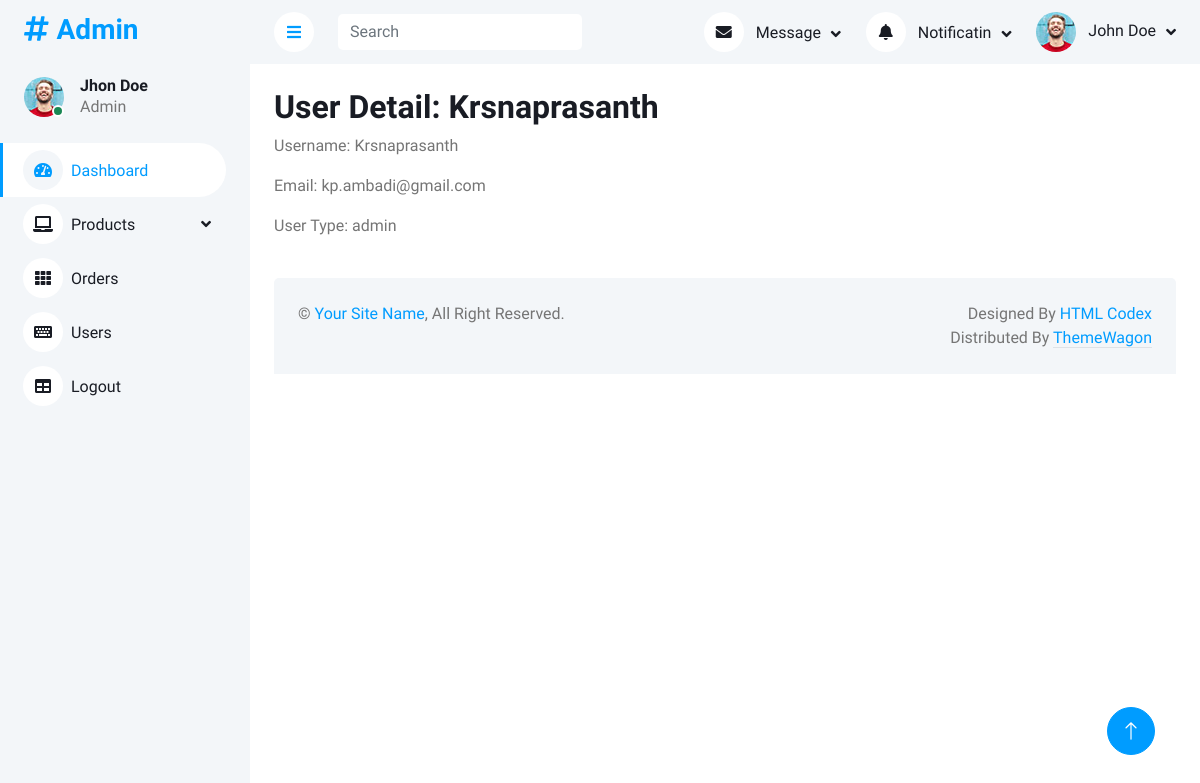
Page /admin_app/users/1/ (signed in) on the committed database.
### user_app/models.py (models this page shows, shortened)
class User(AbstractUser):
    USER_TYPE_CHOICES = (('buyer', _('Buyer')),('admin', _('Admin')),('farmer', _('Farmer')),)
    user_type = models.CharField(max_length=10, choices=USER_TYPE_CHOICES, default='buyer', verbose_name=_('User Type'))
    place = models.CharField(max_length=255, blank=True, null=True, verbose_name=_('Place'))
    phone_number = models.CharField(max_length=20, blank=True, null=True, verbose_name=_('Phone Number'))
    profile_pic = models.ImageField(upload_to='profile_pics/', blank=True, null=True, verbose_name=_('Profile Picture'))

### admin_app/views.py (the view)
    def _wrapped_view(request, *args, **kwargs):
        if request.user.user_type == "admin":
            return view_func(request, *args, **kwargs)
        else:
            messages.error(request, "You do not have permission to access this page.")
            return redirect('home')

### admin_app/views.py (called while the page is built)
def admin_required(view_func):
    def _wrapped_view(request, *args, **kwargs):
        if request.user.user_type == "admin":
            return view_func(request, *args, **kwargs)
        else:
            messages.error(request, "You do not have permission to access this page.")
            return redirect('home')
    return _wrapped_view

@admin_required
def user_detail(request, user_id):
    user = get_object_or_404(User, id=user_id)
    context = {'user': user}
    return render(request, 'admin/user_detail.html', context)

### admin_app/templates/admin/user_detail.html
{% extends 'base.html' %}
{% block content %}
  <h2>User Detail: {{ user.username }}</h2>
  <p>Username: {{ user.username }}</p>
  <p>Email: {{ user.email }}</p>
  <p>User Type: {{ user.user_type }}</p>
  {% endblock %}

### static/admins/css/style.css (style rules this page uses)
:root { --primary: #009CFF; --light: #F3F6F9; --dark: #191C24; }

### rows in the picture
User: username "Krsnaprasanth", email "kp.ambadi@gmail.com", user_type "admin"
